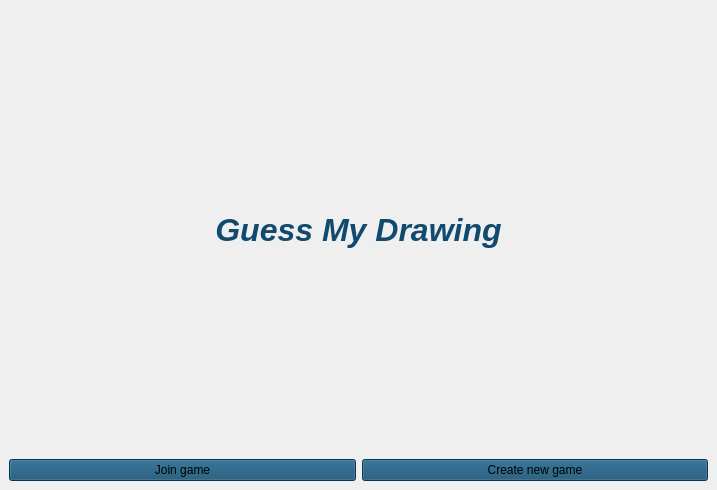
<?xml version="1.0" encoding="UTF-8"?>
<ui version="4.0">
 <class>MainWindow</class>
 <widget class="QMainWindow" name="MainWindow">
  <property name="geometry">
   <rect>
    <x>0</x>
    <y>0</y>
    <width>717</width>
    <height>490</height>
   </rect>
  </property>
  <property name="windowTitle">
   <string>MainWindow</string>
  </property>
  <property name="styleSheet">
   <string notr="true">background-image: url(:/img/guess.jpg) 0 0 0 0 strech strech;
background-image: url(:/img/68-686824_m.jpg);


</string>
  </property>
  <widget class="QWidget" name="centralwidget">
   <layout class="QGridLayout" name="gridLayout">
    <item row="0" column="0" colspan="2">
     <widget class="QLabel" name="label">
      <property name="font">
       <font>
        <pointsize>15</pointsize>
        <weight>75</weight>
        <italic>true</italic>
        <bold>true</bold>
       </font>
      </property>
      <property name="styleSheet">
       <string notr="true">alternate-background-color: qradialgradient(spread:pad, cx:0.5, cy:0.5, radius:0.5, fx:0.5, fy:0.5, stop:0 rgba(0, 0, 0, 0), stop:0.35 rgba(255, 188, 188, 80), stop:0.4 rgba(255, 162, 162, 80), stop:0.425 rgba(255, 132, 132, 156), stop:0.44 rgba(252, 128, 128, 80), stop:1 rgba(255, 255, 255, 0));</string>
      </property>
      <property name="text">
       <string>&lt;html&gt;&lt;head/&gt;&lt;body&gt;&lt;p align=&quot;center&quot;&gt;&lt;span style=&quot; font-size:24pt; font-weight:600; color:#104a6e;&quot;&gt;Guess My Drawing&lt;/span&gt;&lt;/p&gt;&lt;/body&gt;&lt;/html&gt;</string>
      </property>
     </widget>
    </item>
    <item row="1" column="0">
     <widget class="QPushButton" name="pbJoinGame">
      <property name="styleSheet">
       <string notr="true">background-color: rgba(27, 106, 223, 153);
font: italic 11pt &quot;Ubuntu Mono&quot;;
background-color: rgb(16, 74, 110);</string>
      </property>
      <property name="text">
       <string>Join game</string>
      </property>
     </widget>
    </item>
    <item row="1" column="1">
     <widget class="QPushButton" name="pbCreateNewGame">
      <property name="styleSheet">
       <string notr="true">background-color: rgb(16, 74, 110);
font: 75 italic 11pt &quot;Ubuntu Mono&quot;;</string>
      </property>
      <property name="text">
       <string>Create new game</string>
      </property>
     </widget>
    </item>
   </layout>
  </widget>
 </widget>
 <resources/>
 <connections/>
</ui>
